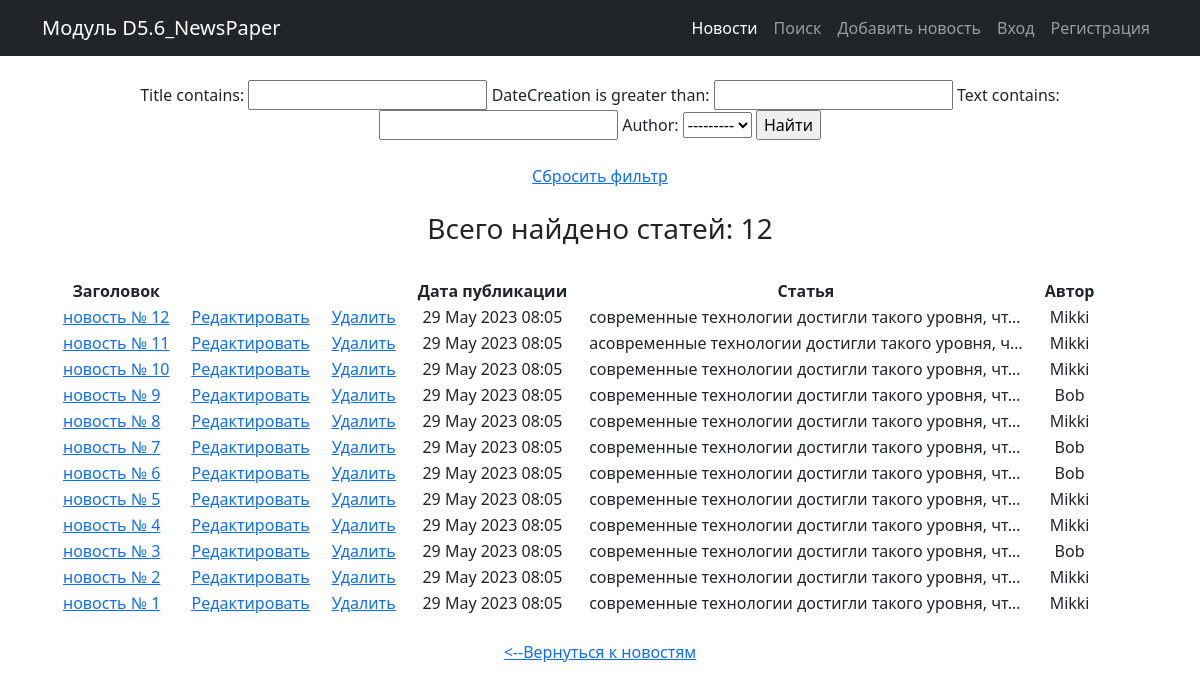
The app's page /news/search/ with its own data.
### news/models.py (models this page shows, shortened)
class Post(models.Model):
    author = models.ForeignKey(Author, on_delete=models.CASCADE)
    NEWS = 'NW'
    ARTICLE = 'AR'
    CATEGORY_CHOICES = (
        (NEWS, 'Новость'),
        (ARTICLE, 'Статья')
    )
    categoryType = models.CharField(max_length=2, choices=CATEGORY_CHOICES, default=ARTICLE)
    dateCreation = models.DateTimeField(auto_now_add=True)
    postCategory = models.ManyToManyField(Category, through='PostCategory')
    title = models.CharField(max_length=128)
    text = models.TextField()
    rating = models.SmallIntegerField(default=0)

class Author(models.Model):
    authorUser = models.OneToOneField(User, on_delete=models.CASCADE)
    ratingAuthor = models.SmallIntegerField(default=0)
    def __str__(self):
        return f'{self.authorUser}'

### news/views.py (the view)
# urls.py: path('search/', PostSearchView.as_view(), name='post_search'), # Ссылка на поиск статьи
class PostSearchView(ListView):
    model = Post
    template_name = 'news_app/post_search.html'
    context_object_name = 'news'  # это имя списка, в котором будут лежать все объекты,
    ordering = ['-dateCreation'] # сортировка по дате публикации, сначала более новые /  queryset = Post.objects.order_by('-dateCreation')
    def get_context_data(self, **kwargs):
        context = super().get_context_data(**kwargs)
        context['filter'] = PostFilter(self.request.GET, queryset=self.get_queryset()) # вписываем наш фильтр в контекст
        return context

### news/templatetags/custom_filters.py (called while the page is built)
@register.filter(name='censor') # регистрируем наш фильтр под именем censor,
def censor(censor_text): # первый аргумент здесь — это то значение, к которому надо применить фильтр,
    for word in censor_words:
        censor_text = censor_text.lower().replace(word.lower(), '*censor*')  # переводим в строчные буквы, заменяем на *censor*
    return censor_text # возвращаемое функцией значение — это то значение, которое подставится к нам в шаблон

### templates/news_app/post_search.html (shortened to what this page needs)
{% extends 'flatpages/default.html' %}
{% load custom_filters %}
{% block content %}
    <br>
    {% if news %}
        <form method="GET">
            {{ filter.form }}
            <input type="submit" value="Найти">
            <br><br>
            <a href="{% url 'post_search' %}">Сбросить фильтр</a>
        </form>
        <br>
        <h3>Всего найдено статей:  {{ filter.qs|length }} </h3>
        <br>
        <table style="border-collapse: separate; border-spacing: 20px 0;">
            <thead>
                <th> Заголовок </th>
                <th></th>
                <th></th>
                <th> Дата публикации </th>
                <th> Статья </th>
                <th> Автор </th>
            </thead>
            {% for post in filter.qs %}
                <tr>
                    <td class="text-start">
                        <a href="{% url 'post_detail' post.id %}"> {{ post.title|censor|truncatechars:30 }}</a>
                    </td>
                    <td>
                        <a href="{% url 'post_update' post.id %}"><u>Редактировать</u></a>
                    </td>
                    <td>
                        <a href="{% url 'post_delete' post.id %}"><u> Удалить </u></a>
                    </td>
                    <td> {{ post.dateCreation|date:'d M Y h:m' }} </td>
                    <td class="text-start"> {{ post.text|censor|truncatechars:50 }} </td>
                    <td> {{ post.author }} </td>
                </tr>
            {% endfor %}
        </table>
        {% else %}
            <br>
            <h2>Статей нет!</h2>
    {% endif %}
    <br>
    <a href="/news/"> <--Вернуться к новостям </a>
{% endblock content %}

### records on screen
Post: title|censor "новость № 12", dateCreation "29 May 2023 08:05", text|censor "современные технологии достигли такого уровня, чт…", author "Mikki"
Post: title|censor "новость № 11", dateCreation "29 May 2023 08:05", text|censor "асовременные технологии достигли такого уровня, ч…", author "Mikki"
Post: title|censor "новость № 10", dateCreation "29 May 2023 08:05", text|censor "современные технологии достигли такого уровня, чт…", author "Mikki"
Post: title|censor "новость № 9", dateCreation "29 May 2023 08:05", text|censor "современные технологии достигли такого уровня, чт…", author "Bob"
Post: title|censor "новость № 8", dateCreation "29 May 2023 08:05", text|censor "современные технологии достигли такого уровня, чт…", author "Mikki"
Post: title|censor "новость № 7", dateCreation "29 May 2023 08:05", text|censor "современные технологии достигли такого уровня, чт…", author "Bob"
Post: title|censor "новость № 6", dateCreation "29 May 2023 08:05", text|censor "современные технологии достигли такого уровня, чт…", author "Bob"
Post: title|censor "новость № 5", dateCreation "29 May 2023 08:05", text|censor "современные технологии достигли такого уровня, чт…", author "Mikki"
Post: title|censor "новость № 4", dateCreation "29 May 2023 08:05", text|censor "современные технологии достигли такого уровня, чт…", author "Mikki"
Post: title|censor "новость № 3", dateCreation "29 May 2023 08:05", text|censor "современные технологии достигли такого уровня, чт…", author "Bob"
Post: title|censor "новость № 2", dateCreation "29 May 2023 08:05", text|censor "современные технологии достигли такого уровня, чт…", author "Mikki"
Post: title|censor "новость № 1", dateCreation "29 May 2023 08:05", text|censor "современные технологии достигли такого уровня, чт…", author "Mikki"

### other values on screen
{{ filter.qs|length }} "12"
